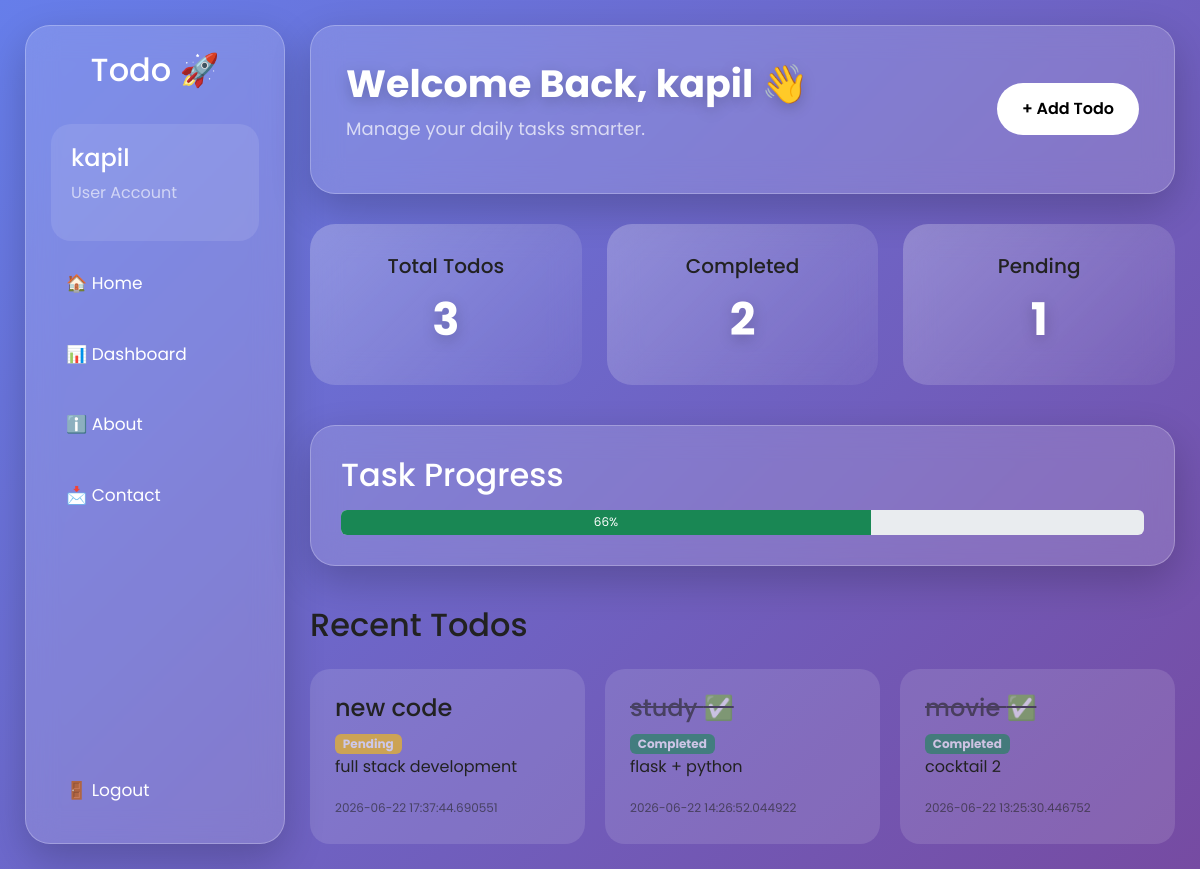
The page /dashboard (signed in) on the database its author committed.
### app.py (models this page shows, shortened)
class Todo(db.Model):
    sno = db.Column(db.Integer, primary_key=True)
    title = db.Column(db.String(200), nullable=False)
    desc = db.Column(db.String(500), nullable=False)
    date_created = db.Column(
        db.DateTime,
        default=datetime.now
    )
    completed = db.Column(
    db.Boolean,
    default=False
)
    user_id = db.Column(
        db.Integer,
        db.ForeignKey('user.sno'),
        nullable=False
    )

### app.py (the view)
@app.route('/dashboard')
def dashboard():
    if 'user_id' not in session:
        return redirect('/login')
    user_id = session['user_id']
    total_todos = Todo.query.filter_by(
        user_id=user_id
    ).count()
    completed_todos = Todo.query.filter_by(
        user_id=user_id,
        completed=True
    ).count()
    pending_todos = Todo.query.filter_by(
        user_id=user_id,
        completed=False
    ).count()
    if total_todos > 0:
        progress = int((completed_todos / total_todos) * 100)
    else:
        progress = 0
    recent_todos = Todo.query.filter_by(
        user_id=user_id
    ).order_by(
        Todo.date_created.desc()
    ).limit(5).all()
    return render_template(
        'dashboard.html',
        total_todos=total_todos,
        completed_todos=completed_todos,
        pending_todos=pending_todos,
        progress=progress,
        recent_todos=recent_todos,
        username=session.get('username')
    )

### templates/dashboard.html
{% extends "base.html" %} {% block title %} Dashboard {% endblock %} {% block
content %}
<div class="dashboard-header glass-card">
  <div>
    <h1>Welcome Back, {{session.username}} 👋</h1>
    <p>Manage your daily tasks smarter.</p>
  </div>
  <a href="/" class="add-btn"> + Add Todo </a>
</div>
<div class="stats-container">
  <div class="stat-card">
    <h5>Total Todos</h5>
    <h1>{{total_todos}}</h1>
  </div>
  <div class="stat-card">
    <h5>Completed</h5>
    <h1>{{completed_todos}}</h1>
  </div>
  <div class="stat-card">
    <h5>Pending</h5>
    <h1>{{pending_todos}}</h1>
  </div>
</div>
<div class="glass-card todo-section progress-section">
  <h2>Task Progress</h2>
  <div class="progress mt-3" style="height: 25px">
    <div
      class="progress-bar bg-success"
      role="progressbar"
      style="width: {{progress}}%;"
    >
      {{progress}}%
    </div>
  </div>
</div>
<div class="recent-section">
  <h2 class="recent-title">Recent Todos</h2>
  <div class="todo-grid">
    {% for todo in recent_todos %}
    <div class="todo-card">
      {% if todo.completed %}
      <h4 class="completed-todo">{{todo.title}} ✅</h4>
      <span class="badge bg-success"> Completed </span>
      {% else %}
      <h4>{{todo.title}}</h4>
      <span class="badge bg-warning"> Pending </span>
      {% endif %}
      <p>{{todo.desc}}</p>
      <span> {{todo.date_created}} </span>
    </div>
    {% else %}
    <div class="empty-box">
      <h4>No Todo Added Yet 🚀</h4>
      <p>Add your first task and start managing your day.</p>
    </div>
    {% endfor %}
  </div>
</div>
{% endblock %}

### templates/base.html (shortened to what this page needs)
<!doctype html>
<html lang="en">
  <head>
    <link
      href="https://cdn.jsdelivr.net/npm/bootstrap@5.3.2/dist/css/bootstrap.min.css"
      rel="stylesheet"
    />
    <link
      rel="stylesheet"
      href="{{ url_for('static', filename='style.css') }}"
    />
  </head>
  <body>
    <div class="layout">
      <div class="sidebar glass-card">
        <h2 class="logo">Todo 🚀</h2>
        {% if session.get('user_id') %}
        <div class="profile">
          <h4>{{ session.get('username') }}</h4>
          <p>User Account</p>
        </div>
        <a href="/" class="menu-item"> 🏠 Home </a>
        <a href="/dashboard" class="menu-item"> 📊 Dashboard </a>
        {% endif %}
        <a href="/about" class="menu-item"> ℹ️ About </a>
        <a href="/contact" class="menu-item"> 📩 Contact </a>
        {% if session.get('user_id') %}
        <a href="/logout" class="menu-item logout"> 🚪 Logout </a>
        {% else %}
        <a href="/login" class="menu-item"> 🔐 Login </a>
        <a href="/signup" class="menu-item"> ✨ Signup </a>
        {% endif %}
      </div>
      <div class="main-content">{% block content %} {% endblock %}</div>
    </div>
  </body>
</html>

### static/style.css (style rules this page uses)
* { margin:0; padding:0; box-sizing:border-box; font-family:'Poppins',sans-serif; scroll-behavior:smooth; }
body { min-height:100vh; background:linear-gradient( 135deg, #667eea 0%, #764ba2 100% ); color:#222; }
h1 { color:white; font-size:3rem; font-weight:700; text-shadow:0 4px 15px rgba(0,0,0,.2); }
.glass-card { background: rgba(255,255,255,0.15); backdrop-filter: blur(20px); border: 1px solid rgba(255,255,255,0.2); border-radius: 20px; color: white; box-shadow: 0 8px 32px rgba(31,38,135,0.2); }
.glass-card { background: rgba(255,255,255,0.15); backdrop-filter: blur(10px); border-radius:20px; border:1px solid rgba(255,255,255,0.2); box-shadow:0 8px 32px rgba(0,0,0,0.2); }
.dashboard-header { display:flex; justify-content:space-between; align-items:center; padding:35px; animation:fadeIn 0.8s ease; }
.dashboard-header h1 { font-size:38px; font-weight:700; }
.dashboard-header p { opacity:0.7; font-size:18px; }
.glass-card { background:rgba(255,255,255,0.15); backdrop-filter:blur(15px); border-radius:25px; border:1px solid rgba(255,255,255,0.25); box-shadow:0 15px 40px rgba(0,0,0,0.2); }
.add-btn { text-decoration:none; padding:14px 25px; border-radius:30px; background:white; color:black; font-weight:600; transition:0.3s; }
.stats-container { display:grid; grid-template-columns:repeat(3,1fr); gap:25px; margin-top:30px; }
.stat-card { padding:30px; border-radius:25px; background:linear-gradient( 135deg, rgba(255,255,255,0.25), rgba(255,255,255,0.05) ); backdrop-filter:blur(15px); transition:0.4s; text-align:center; }
.stat-card h1 { font-size:45px; margin-top:15px; }
.todo-section { margin-top:40px; padding:30px; }
.todo-grid { display:grid; grid-template-columns:repeat(3,1fr); gap:20px; margin-top:25px; }
.todo-card { padding:25px; border-radius:20px; background:rgba(255,255,255,0.12); transition:0.3s; }
.todo-card span { font-size:12px; opacity:0.6; }
.layout { display:flex; min-height:100vh; padding:25px; gap:25px; }
.sidebar { width:260px; padding:25px; display:flex; flex-direction:column; gap:15px; }
.logo { font-size:32px; margin-bottom:20px; }
.profile { padding:20px; border-radius:20px; background:rgba(255,255,255,0.1); }
.profile p { opacity:0.6; }
.menu-item { text-decoration:none; color:white; padding:15px; border-radius:15px; transition:0.3s; font-size:17px; }
.logout { margin-top:auto; }
.main-content { flex:1; }
.completed-todo { text-decoration: line-through; opacity: 0.6; }
.progress-section { margin-bottom:40px; }
.logo { grid-column:1/-1; text-align:center; }
.profile { grid-column:1/-1; }
.logout { grid-column:1/-1; }

### rows shown on the page
Todo: title "new code", desc "full stack development", date_created "2026-06-22 17:37:44.690551"
Todo: title "study", desc "flask + python", date_created "2026-06-22 14:26:52.044922"
Todo: title "movie", desc "cocktail 2", date_created "2026-06-22 13:25:30.446752"

### other values the page prints
{{ session.get('username') }} "kapil"
{{ session.username }} "kapil"
{{ total_todos }} "3"
{{ completed_todos }} "2"
{{ pending_todos }} "1"
{{ progress }} "66"
